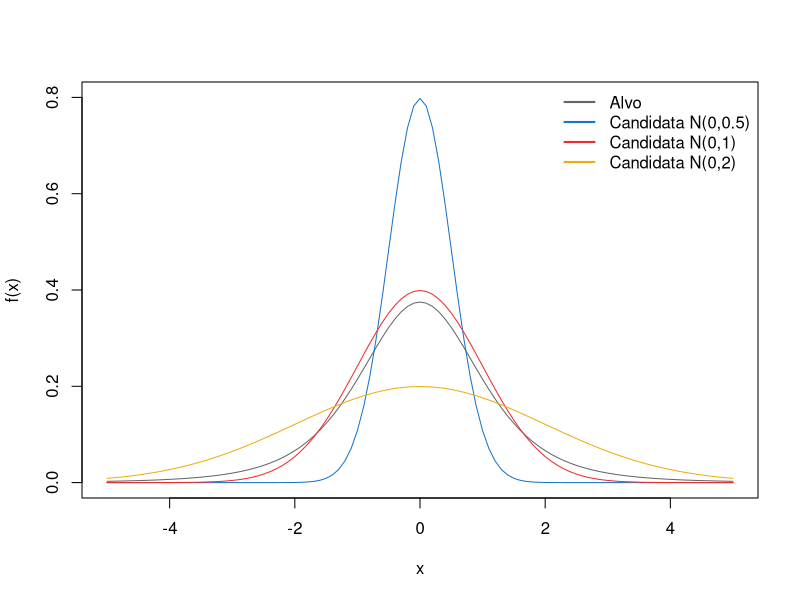
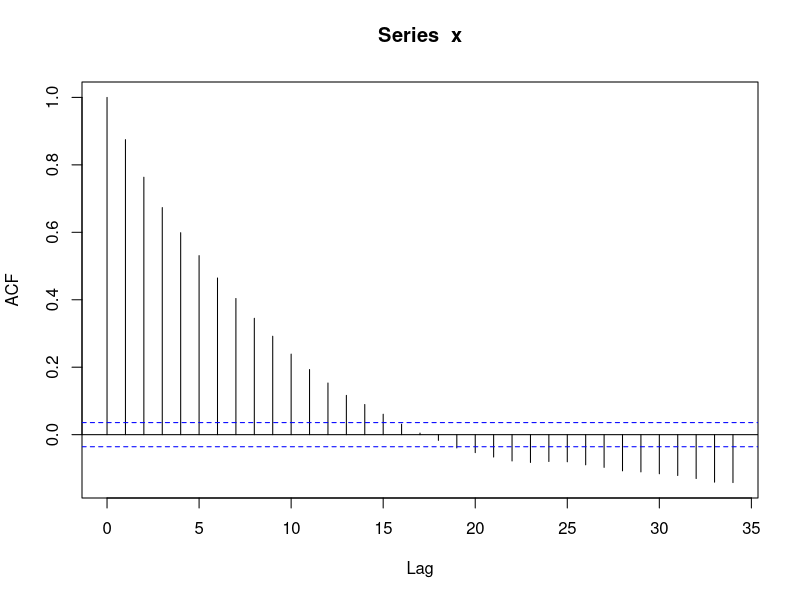
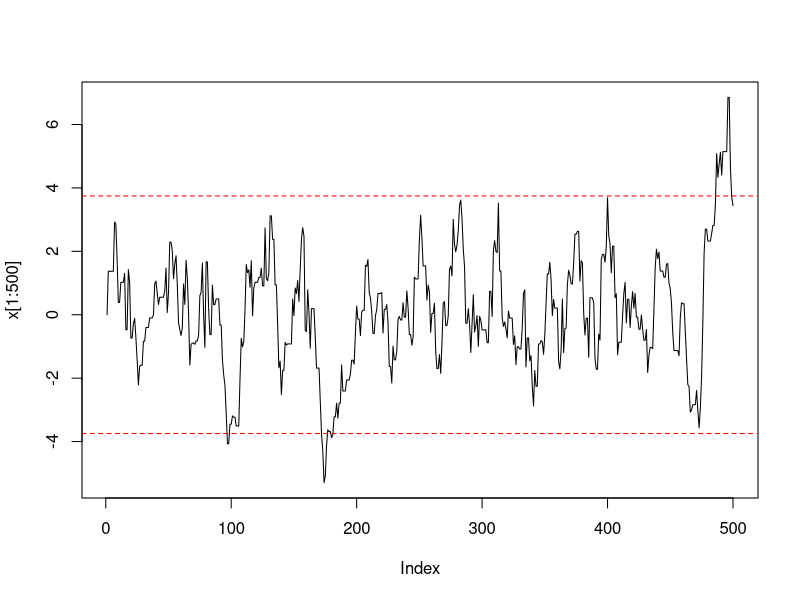
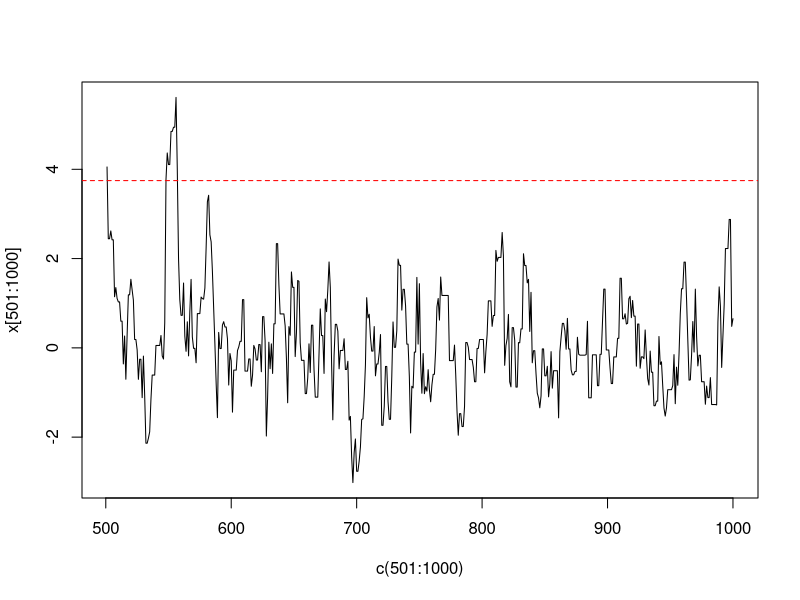
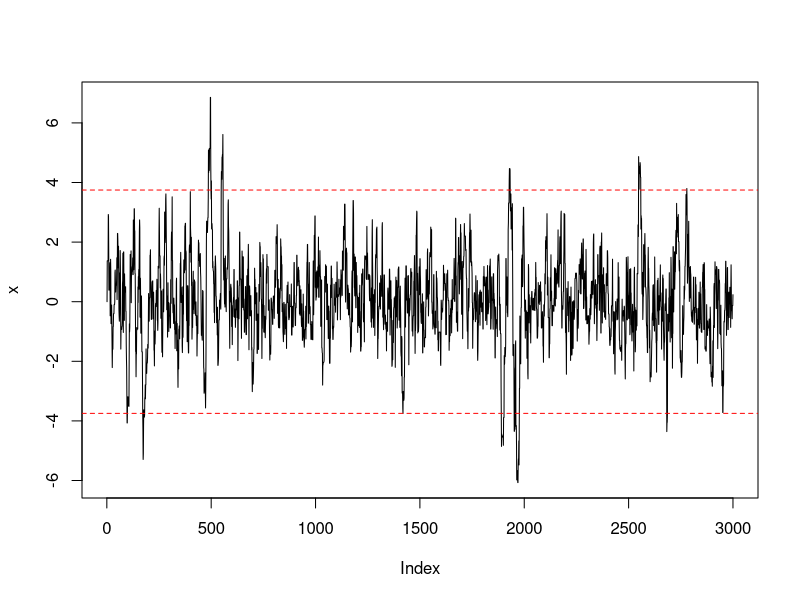
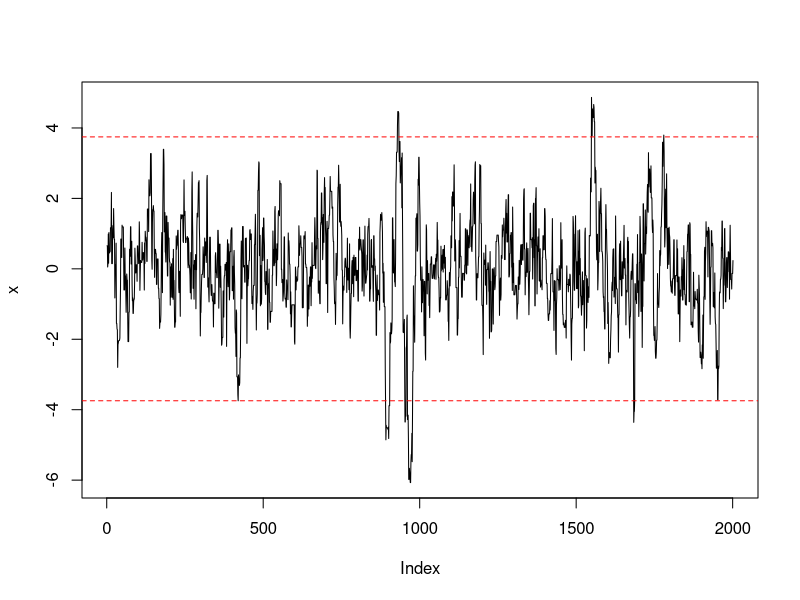
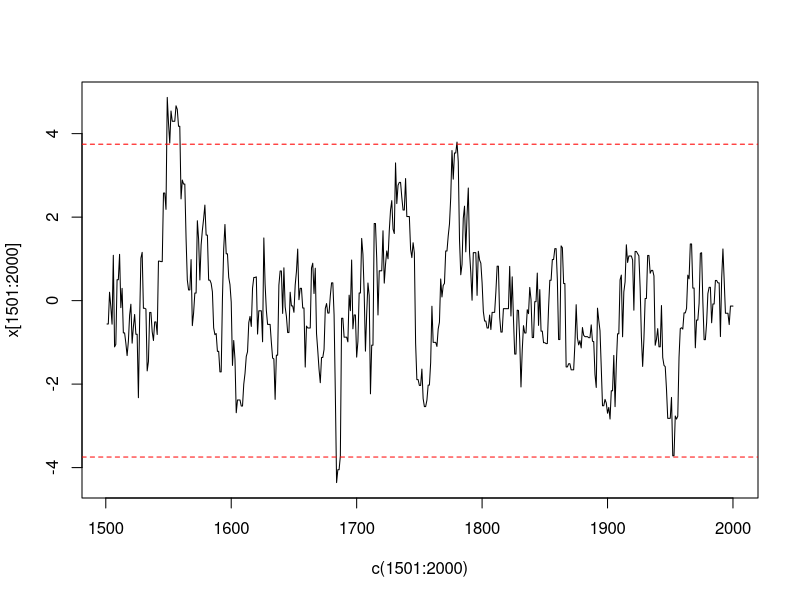
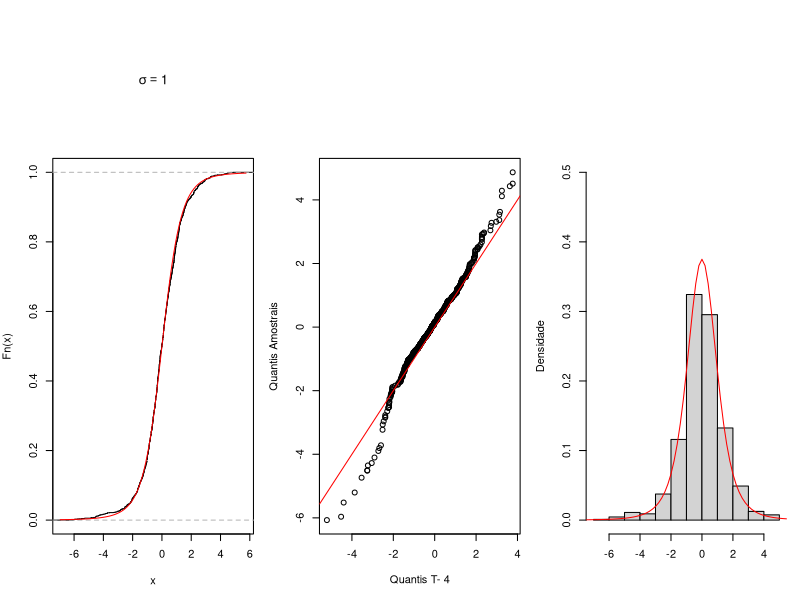

Write R code to recreate these figures, in order.
## ---- chunk 1
knitr::opts_chunk$set(echo = TRUE)
library(stringr)

## ---- chunk 2
# distribuição alvo t-student com 4 graus de liberdade, T(v=4):
f <- function(x, v = 4) {
    dt(x, df = v)
} # distribuição alvo; 

# colors
cols <- c("gray40", "dodgerblue3", "firebrick2", "darkgoldenrod2")
# Gráfico com as curvas de densidade sobrepostas:
curve(f, -5, 5, ylim =c(0,0.8), col=cols[1], lwd=1)
curve(dnorm(x, sd=0.5), -5, 5, add=T, col=cols[2], lwd=1)
curve(dnorm(x), -5, 5, add=T, col=cols[3], lwd=1)
curve(dnorm(x, sd=2), -5, 5, add=T, col=cols[4], lwd=1)
legend("topright", 
       legend=c("Alvo", "Candidata N(0,0.5)", "Candidata N(0,1)", "Candidata N(0,2)"), 
       col=cols,
       lty = 1, lwd=2, bty = "n")
## ---- chunk 3

# Para o problema em questão, o seguinte é o conhecido:

# N <- 2000 # pretende-se gerar 2000 NPA
# a geração dos NPA terá de ser feita via um passeio aleatório


# distribuição candidata: Normal-padrão, i.e. N(0,1); outras distribuições candidatas para considerar: N(0, sigma), com sigma a assumir valores por nós designados # nolint
#g <- function(x, mean_g = 0, sigma_g = 1) {
#    dnorm(x, mean = mean_g, sd = sigma_g) # nolint
#} # distribuição candidata: Normal com média fixa em zero e desvio-padrão editável # nolint
#sigma <- 1 # começamos com uma Normal-padrão, valor editável # nolint

# para todas as situações, o valor inicial será zero

tst_random_walk <- function(N = 3000, v=4, mean_g = 0, sigma_g = 1, start = 0) {
    set.seed(42)
    x <- numeric(N) # vector de zeros, de dimensão N
    x[1] <- start # definimos valor inicial no vector; valor fixo
    k <- 0
    for (i in 2:N) {
        # geração de um NPA de acordo com a distribuição candidata # nolint
        z <- rnorm(n = 1, mean_g, sigma_g) 
        y <- x[i - 1] + z
        alpha <- min(f(y, v) / f(x[i - 1], v), 1)
        u <- runif(1)
        if (u <= alpha) { # cálculo da aceitação dos valores gerados
            x[i] <- y
            k <- k + 1     # contagem dos aceites
        } else {
            x[i] <- x[i - 1]
        }
    }
    
    par(mfrow = c(1, 1))

    acf(x)

    refline <- qt(c(.01, .99), df = v)

    
    plot(x[1:500], type = "l")
    abline(h = refline, lty=2, col="red")
    plot(c(501:1000), x[501:1000], type = "l")
    abline(h = refline, lty=2, col="red")

    plot(x, type = "l")
    abline(h = refline, lty=2, col="red")
    
    # manter só os npa gerados depois do Burn in
    from <- length(x)-2000
    to <- length(x)
    x <- x[from:to]
    
    plot(x, type = "l")
    abline(h = refline, lty=2, col="red")

    plot(c(1501:2000), x[1501:2000], type = "l")
    abline(h = refline, lty=2, col="red")
    

    print("Taxa de aceitação: ")
    print(k / N)
    par(mfrow = c(1, 3), mar= c(5, 4, 12, 1))
    plot(ecdf(x), main = bquote(sigma==.(sigma_g)))
    curve(pt(x, v), add = TRUE, col = "red")
    
    
    qqplot(qt(x, v), x, main="", xlab=bquote("Quantis T-"~.(v)), ylab="Quantis Amostrais")
    abline(0, 1,col="red")
    
    hist(x, main="", xlab="", ylab="Densidade", freq=FALSE, ylim=c(0,0.5))
    curve(f, -10, 10, add = T, col="red")
}
## ---- chunk 4
tst_random_walk()

## ---- chunk 5
tst_random_walk(sigma_g = 0.5)

## ---- chunk 6
tst_random_walk(sigma_g = 2)

## ---- chunk 7
tst_random_walk(sigma_g = 20)

